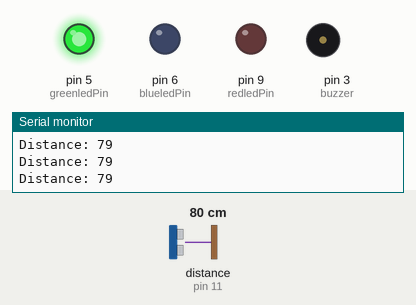
Bench run of a sketch on a simulated Arduino Uno, built with avr-gcc and run on an emulated ATmega328P. Parts: output pins drawn as LEDs (lit = HIGH), buzzer (waves = sounding, pin HIGH), the last lines printed to the serial monitor. Wiring (inferred from the names in the program): ultrasonic range finder: trigger pin 10; echo pin 11. Inputs (shaded band) come from the test bench; at power-on: distance to the obstacle (sensor on pin 11) 80 cm. The echo pulse lasts 58.3 µs per cm; pins used as bus, display or sensor lines are not drawn.

Above: at 1.2 s.
1.3 s: distance to the obstacle (sensor on pin 11) set to 54 cm
2.8 s: distance to the obstacle (sensor on pin 11) set to 49 cm
At 4.0 s:
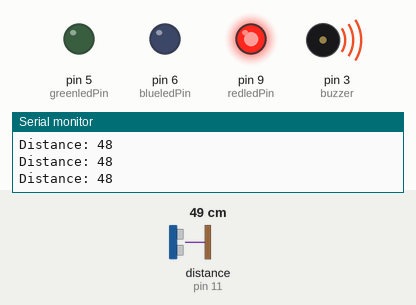
4.3 s: distance to the obstacle (sensor on pin 11) set to 4 cm
7.3 s: distance to the obstacle (sensor on pin 11) set to 2 cm
At 8.5 s:
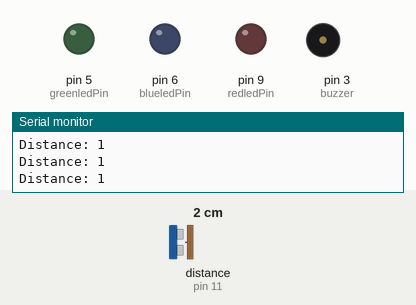
8.8 s: distance to the obstacle (sensor on pin 11) set to 299 cm
At 10.0 s:
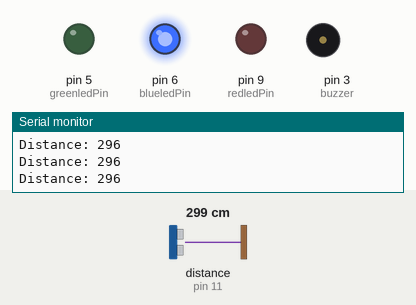
10.3 s: distance to the obstacle (sensor on pin 11) set to 163 cm
13.3 s: distance to the obstacle (sensor on pin 11) set to 153 cm
At 14.6 s:
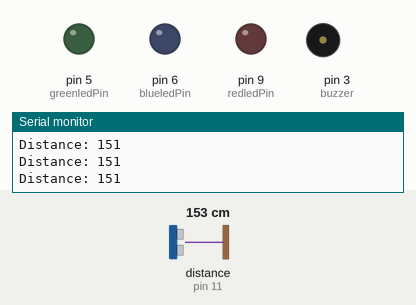
Timing chart, 0 to 16.3 s (numbered marks = the images above; inputs shaded):
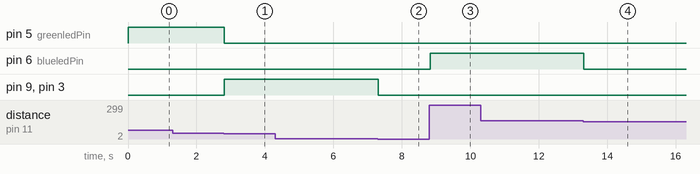

Measured:
- the behaviour switches between 52 and 51 cm on distance to the obstacle (sensor on pin 11) (found by bisection; images 0 and 1)
- the behaviour switches between 3 and 2 cm on distance to the obstacle (sensor on pin 11) (found by bisection; images 1 and 2)
- the behaviour switches between 158 and 157 cm on distance to the obstacle (sensor on pin 11) (found by bisection; images 3 and 4)
- after the input at 2.8 s, pin 5 (greenledPin): HIGH → LOW at once; pin 9 (redledPin), pin 3 (buzzer): LOW → HIGH at once
- after the input at 7.3 s, pin 9 (redledPin), pin 3 (buzzer): HIGH → LOW at once
- after the input at 8.8 s, pin 6 (blueledPin): LOW → HIGH at once
- after the input at 13.3 s, pin 6 (blueledPin): HIGH → LOW at once

The sketch:

ULTRASONIC_PARKING_SENSOR_SHREY.ino
```cpp
// C++ code by SHREYAS
// defines pins numbers
const int trigPin = 10;
const int echoPin = 11;
const int buzzer = 3;
const int redledPin = 9;
const int blueledPin = 6;
const int greenledPin = 5;


// defines variables
long duration;
int distance;
int safetyDistance;


void setup() {
pinMode(trigPin, OUTPUT); // Sets the trigPin as an Output
pinMode(echoPin, INPUT); // Sets the echoPin as an Input
pinMode(buzzer, OUTPUT);
pinMode(redledPin, OUTPUT);
pinMode(blueledPin, OUTPUT);
pinMode(greenledPin, OUTPUT);
Serial.begin(9600); // Starts the serial communication
}


void loop() {

// Clears the trigPin
digitalWrite(trigPin, LOW);
delayMicroseconds(2);

// Sets the trigPin on HIGH state for 10 micro seconds
digitalWrite(trigPin, HIGH);
delayMicroseconds(10);
digitalWrite(trigPin, LOW);

// Reads the echoPin, returns the sound wave travel time in microseconds
duration = pulseIn(echoPin, HIGH);

// Calculating the distance
distance= duration*0.034/2;

safetyDistance = distance;
if (safetyDistance <= 50&& safetyDistance>=2){
    digitalWrite(blueledPin, LOW);
    digitalWrite(greenledPin, LOW);
    digitalWrite(redledPin, HIGH);
    digitalWrite(buzzer,HIGH);

}
else if (safetyDistance <= 150 && safetyDistance>50){
  digitalWrite(blueledPin, LOW);
  digitalWrite(greenledPin, HIGH);
    digitalWrite(redledPin, LOW);
    digitalWrite(buzzer,LOW);
}
else if (safetyDistance <=322 && safetyDistance>155){
  digitalWrite(blueledPin, HIGH);
    digitalWrite(greenledPin, LOW);
    digitalWrite(redledPin, LOW);
    digitalWrite(buzzer,LOW);
}
else{
    digitalWrite(redledPin, LOW);
    digitalWrite(blueledPin, LOW);
    digitalWrite(greenledPin, LOW);
    digitalWrite(buzzer,LOW);
}

// Prints the distance on the Serial Monitor
Serial.print("Distance: ");
Serial.println(distance);
}
```
